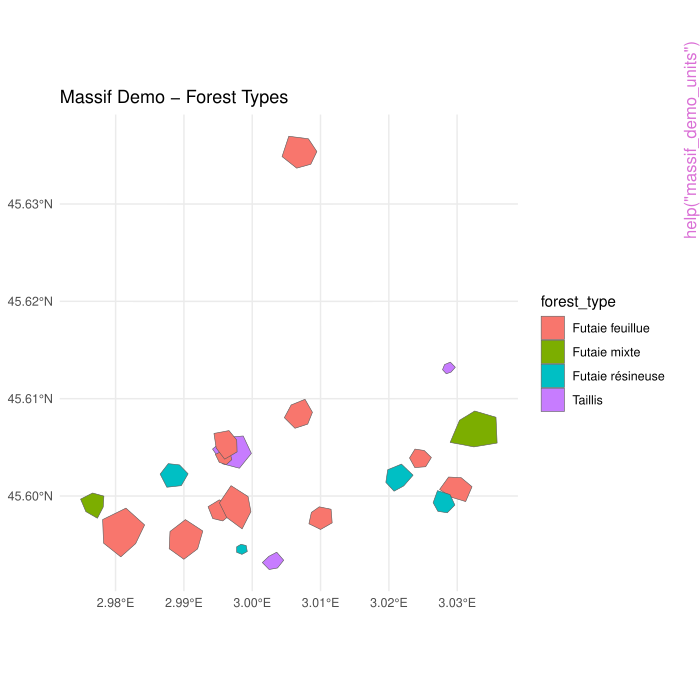

Write the R code that produced this figure.
pkgname <- "nemeton"
source(file.path(R.home("share"), "R", "examples-header.R"))
options(warn = 1)
base::assign(".ExTimings", "nemeton-Ex.timings", pos = 'CheckExEnv')
base::cat("name\tuser\tsystem\telapsed\n", file=base::get(".ExTimings", pos = 'CheckExEnv'))
base::assign(".format_ptime",
function(x) {
  if(!is.na(x[4L])) x[1L] <- x[1L] + x[4L]
  if(!is.na(x[5L])) x[2L] <- x[2L] + x[5L]
  options(OutDec = '.')
  format(x[1L:3L], digits = 7L)
},
pos = 'CheckExEnv')

### * </HEADER>
library('nemeton')

base::assign(".oldSearch", base::search(), pos = 'CheckExEnv')
base::assign(".old_wd", base::getwd(), pos = 'CheckExEnv')
cleanEx()
nameEx("calculate_change_rate")
### * calculate_change_rate

flush(stderr()); flush(stdout())

base::assign(".ptime", proc.time(), pos = "CheckExEnv")
### Name: calculate_change_rate
### Title: Calculate Change Rates Between Periods
### Aliases: calculate_change_rate

### ** Examples

## Not run: 
##D # Calculate carbon change rates
##D rates <- calculate_change_rate(
##D   temporal,
##D   indicators = c("C1", "W3"),
##D   type = "both"
##D )
##D 
##D # View change rates
##D summary(rates[, c("C1_rate_abs", "C1_rate_rel")])
## End(Not run)



base::assign(".dptime", (proc.time() - get(".ptime", pos = "CheckExEnv")), pos = "CheckExEnv")
base::cat("calculate_change_rate", base::get(".format_ptime", pos = 'CheckExEnv')(get(".dptime", pos = "CheckExEnv")), "\n", file=base::get(".ExTimings", pos = 'CheckExEnv'), append=TRUE, sep="\t")
cleanEx()
nameEx("create_composite_index")
### * create_composite_index

flush(stderr()); flush(stdout())

base::assign(".ptime", proc.time(), pos = "CheckExEnv")
### Name: create_composite_index
### Title: Create composite index from multiple indicators
### Aliases: create_composite_index

### ** Examples

## Not run: 
##D # Equal weights
##D results <- create_composite_index(
##D   normalized_data,
##D   indicators = c("carbon_norm", "biodiversity_norm", "water_norm")
##D )
##D 
##D # Custom weights (carbon 50%, biodiversity 30%, water 20%)
##D results <- create_composite_index(
##D   normalized_data,
##D   indicators = c("carbon_norm", "biodiversity_norm", "water_norm"),
##D   weights = c(0.5, 0.3, 0.2),
##D   name = "ecosystem_health"
##D )
##D 
##D # Geometric mean for multiplicative effects
##D results <- create_composite_index(
##D   normalized_data,
##D   indicators = c("carbon_norm", "water_norm"),
##D   aggregation = "geometric_mean"
##D )
##D 
##D # Limiting factor approach
##D results <- create_composite_index(
##D   normalized_data,
##D   indicators = c("carbon_norm", "biodiversity_norm"),
##D   aggregation = "min",
##D   name = "conservation_potential"
##D )
## End(Not run)




base::assign(".dptime", (proc.time() - get(".ptime", pos = "CheckExEnv")), pos = "CheckExEnv")
base::cat("create_composite_index", base::get(".format_ptime", pos = 'CheckExEnv')(get(".dptime", pos = "CheckExEnv")), "\n", file=base::get(".ExTimings", pos = 'CheckExEnv'), append=TRUE, sep="\t")
cleanEx()
nameEx("create_family_index")
### * create_family_index

flush(stderr()); flush(stdout())

base::assign(".ptime", proc.time(), pos = "CheckExEnv")
### Name: create_family_index
### Title: Create Family Composite Indices
### Aliases: create_family_index

### ** Examples

## Not run: 
##D # Setup multi-family indicators
##D data(massif_demo_units)
##D units <- massif_demo_units[1:5, ]
##D units$C1 <- rnorm(5, 50, 10)  # Carbon biomass
##D units$C2 <- rnorm(5, 70, 10)  # Carbon NDVI
##D units$W1 <- rnorm(5, 15, 5)   # Water network
##D 
##D # Create family indices
##D units_fam <- create_family_index(units)
##D 
##D # With custom weights
##D units_fam <- create_family_index(
##D   units,
##D   weights = list(C = c(C1 = 0.7, C2 = 0.3))
##D )
## End(Not run)



base::assign(".dptime", (proc.time() - get(".ptime", pos = "CheckExEnv")), pos = "CheckExEnv")
base::cat("create_family_index", base::get(".format_ptime", pos = 'CheckExEnv')(get(".dptime", pos = "CheckExEnv")), "\n", file=base::get(".ExTimings", pos = 'CheckExEnv'), append=TRUE, sep="\t")
cleanEx()
nameEx("indicator_accessibility")
### * indicator_accessibility

flush(stderr()); flush(stdout())

base::assign(".ptime", proc.time(), pos = "CheckExEnv")
### Name: indicator_accessibility
### Title: Calculate accessibility indicator
### Aliases: indicator_accessibility

### ** Examples

## Not run: 
##D # Accessibility (higher = more accessible)
##D accessibility <- indicator_accessibility(units, layers)
##D 
##D # Remoteness (higher = more remote)
##D remoteness <- indicator_accessibility(
##D   units, layers,
##D   invert = TRUE
##D )
## End(Not run)




base::assign(".dptime", (proc.time() - get(".ptime", pos = "CheckExEnv")), pos = "CheckExEnv")
base::cat("indicator_accessibility", base::get(".format_ptime", pos = 'CheckExEnv')(get(".dptime", pos = "CheckExEnv")), "\n", file=base::get(".ExTimings", pos = 'CheckExEnv'), append=TRUE, sep="\t")
cleanEx()
nameEx("indicator_biodiversity")
### * indicator_biodiversity

flush(stderr()); flush(stdout())

base::assign(".ptime", proc.time(), pos = "CheckExEnv")
### Name: indicator_biodiversity
### Title: Calculate biodiversity indicator
### Aliases: indicator_biodiversity

### ** Examples

## Not run: 
##D # Species richness
##D richness <- indicator_biodiversity(units, layers, index = "richness")
##D 
##D # Shannon index
##D shannon <- indicator_biodiversity(
##D   units, layers,
##D   richness_layer = "shannon_index",
##D   index = "shannon"
##D )
## End(Not run)




base::assign(".dptime", (proc.time() - get(".ptime", pos = "CheckExEnv")), pos = "CheckExEnv")
base::cat("indicator_biodiversity", base::get(".format_ptime", pos = 'CheckExEnv')(get(".dptime", pos = "CheckExEnv")), "\n", file=base::get(".ExTimings", pos = 'CheckExEnv'), append=TRUE, sep="\t")
cleanEx()
nameEx("indicator_carbon")
### * indicator_carbon

flush(stderr()); flush(stdout())

base::assign(".ptime", proc.time(), pos = "CheckExEnv")
### Name: indicator_carbon
### Title: Calculate carbon stock indicator
### Aliases: indicator_carbon

### ** Examples

## Not run: 
##D carbon <- indicator_carbon(units, layers, biomass_layer = "agb")
## End(Not run)




base::assign(".dptime", (proc.time() - get(".ptime", pos = "CheckExEnv")), pos = "CheckExEnv")
base::cat("indicator_carbon", base::get(".format_ptime", pos = 'CheckExEnv')(get(".dptime", pos = "CheckExEnv")), "\n", file=base::get(".ExTimings", pos = 'CheckExEnv'), append=TRUE, sep="\t")
cleanEx()
nameEx("indicator_carbon_biomass")
### * indicator_carbon_biomass

flush(stderr()); flush(stdout())

base::assign(".ptime", proc.time(), pos = "CheckExEnv")
### Name: indicator_carbon_biomass
### Title: Carbon Stock via Biomass and Allometric Models (C1)
### Aliases: indicator_carbon_biomass

### ** Examples

## Not run: 
##D # With BD Forêt attributes
##D units$species <- c("Quercus", "Fagus", "Pinus")
##D units$age <- c(80, 60, 40)
##D units$density <- c(0.7, 0.8, 0.6)
##D 
##D results <- indicator_carbon_biomass(units)
## End(Not run)



base::assign(".dptime", (proc.time() - get(".ptime", pos = "CheckExEnv")), pos = "CheckExEnv")
base::cat("indicator_carbon_biomass", base::get(".format_ptime", pos = 'CheckExEnv')(get(".dptime", pos = "CheckExEnv")), "\n", file=base::get(".ExTimings", pos = 'CheckExEnv'), append=TRUE, sep="\t")
cleanEx()
nameEx("indicator_carbon_ndvi")
### * indicator_carbon_ndvi

flush(stderr()); flush(stdout())

base::assign(".ptime", proc.time(), pos = "CheckExEnv")
### Name: indicator_carbon_ndvi
### Title: NDVI Mean and Trend Analysis (C2)
### Aliases: indicator_carbon_ndvi

### ** Examples

## Not run: 
##D # Single-date NDVI
##D layers <- nemeton_layers(rasters = list(ndvi = "sentinel2_ndvi.tif"))
##D results <- indicator_carbon_ndvi(units, layers, ndvi_layer = "ndvi")
##D 
##D # Multi-date NDVI with trend
##D results <- indicator_carbon_ndvi(units, layers, ndvi_layer = "ndvi", trend = TRUE)
## End(Not run)



base::assign(".dptime", (proc.time() - get(".ptime", pos = "CheckExEnv")), pos = "CheckExEnv")
base::cat("indicator_carbon_ndvi", base::get(".format_ptime", pos = 'CheckExEnv')(get(".dptime", pos = "CheckExEnv")), "\n", file=base::get(".ExTimings", pos = 'CheckExEnv'), append=TRUE, sep="\t")
cleanEx()
nameEx("indicator_fragmentation")
### * indicator_fragmentation

flush(stderr()); flush(stdout())

base::assign(".ptime", proc.time(), pos = "CheckExEnv")
### Name: indicator_fragmentation
### Title: Calculate forest fragmentation indicator
### Aliases: indicator_fragmentation

### ** Examples

## Not run: 
##D # Forest percentage
##D forest_pct <- indicator_fragmentation(
##D   units, layers,
##D   forest_values = c(1, 2, 3)
##D )
## End(Not run)




base::assign(".dptime", (proc.time() - get(".ptime", pos = "CheckExEnv")), pos = "CheckExEnv")
base::cat("indicator_fragmentation", base::get(".format_ptime", pos = 'CheckExEnv')(get(".dptime", pos = "CheckExEnv")), "\n", file=base::get(".ExTimings", pos = 'CheckExEnv'), append=TRUE, sep="\t")
cleanEx()
nameEx("indicator_landscape_edge")
### * indicator_landscape_edge

flush(stderr()); flush(stdout())

base::assign(".ptime", proc.time(), pos = "CheckExEnv")
### Name: indicator_landscape_edge
### Title: Edge-to-Area Ratio (L2)
### Aliases: indicator_landscape_edge

### ** Examples

## Not run: 
##D results <- indicator_landscape_edge(units)
## End(Not run)



base::assign(".dptime", (proc.time() - get(".ptime", pos = "CheckExEnv")), pos = "CheckExEnv")
base::cat("indicator_landscape_edge", base::get(".format_ptime", pos = 'CheckExEnv')(get(".dptime", pos = "CheckExEnv")), "\n", file=base::get(".ExTimings", pos = 'CheckExEnv'), append=TRUE, sep="\t")
cleanEx()
nameEx("indicator_landscape_fragmentation")
### * indicator_landscape_fragmentation

flush(stderr()); flush(stdout())

base::assign(".ptime", proc.time(), pos = "CheckExEnv")
### Name: indicator_landscape_fragmentation
### Title: Landscape Fragmentation (L1)
### Aliases: indicator_landscape_fragmentation

### ** Examples

## Not run: 
##D layers <- nemeton_layers(rasters = list(landcover = "landcover.tif"))
##D results <- indicator_landscape_fragmentation(
##D   units, layers, forest_values = c(1, 2, 3), buffer = 1000
##D )
## End(Not run)



base::assign(".dptime", (proc.time() - get(".ptime", pos = "CheckExEnv")), pos = "CheckExEnv")
base::cat("indicator_landscape_fragmentation", base::get(".format_ptime", pos = 'CheckExEnv')(get(".dptime", pos = "CheckExEnv")), "\n", file=base::get(".ExTimings", pos = 'CheckExEnv'), append=TRUE, sep="\t")
cleanEx()
nameEx("indicator_soil_erosion")
### * indicator_soil_erosion

flush(stderr()); flush(stdout())

base::assign(".ptime", proc.time(), pos = "CheckExEnv")
### Name: indicator_soil_erosion
### Title: Erosion Risk Index (F2)
### Aliases: indicator_soil_erosion

### ** Examples

## Not run: 
##D layers <- nemeton_layers(
##D   rasters = list(dem = "dem.tif", landcover = "landcover.tif")
##D )
##D results <- indicator_soil_erosion(units, layers, forest_values = c(1, 2, 3))
## End(Not run)



base::assign(".dptime", (proc.time() - get(".ptime", pos = "CheckExEnv")), pos = "CheckExEnv")
base::cat("indicator_soil_erosion", base::get(".format_ptime", pos = 'CheckExEnv')(get(".dptime", pos = "CheckExEnv")), "\n", file=base::get(".ExTimings", pos = 'CheckExEnv'), append=TRUE, sep="\t")
cleanEx()
nameEx("indicator_soil_fertility")
### * indicator_soil_fertility

flush(stderr()); flush(stdout())

base::assign(".ptime", proc.time(), pos = "CheckExEnv")
### Name: indicator_soil_fertility
### Title: Soil Fertility Class (F1)
### Aliases: indicator_soil_fertility

### ** Examples

## Not run: 
##D layers <- nemeton_layers(vectors = list(soil = "bd_sol.gpkg"))
##D results <- indicator_soil_fertility(units, layers, soil_layer = "soil")
## End(Not run)



base::assign(".dptime", (proc.time() - get(".ptime", pos = "CheckExEnv")), pos = "CheckExEnv")
base::cat("indicator_soil_fertility", base::get(".format_ptime", pos = 'CheckExEnv')(get(".dptime", pos = "CheckExEnv")), "\n", file=base::get(".ExTimings", pos = 'CheckExEnv'), append=TRUE, sep="\t")
cleanEx()
nameEx("indicator_water")
### * indicator_water

flush(stderr()); flush(stdout())

base::assign(".ptime", proc.time(), pos = "CheckExEnv")
### Name: indicator_water
### Title: Calculate water regulation indicator
### Aliases: indicator_water

### ** Examples

## Not run: 
##D water_reg <- indicator_water(units, layers)
##D 
##D # TWI only
##D twi <- indicator_water(
##D   units, layers,
##D   calculate_proximity = FALSE
##D )
## End(Not run)




base::assign(".dptime", (proc.time() - get(".ptime", pos = "CheckExEnv")), pos = "CheckExEnv")
base::cat("indicator_water", base::get(".format_ptime", pos = 'CheckExEnv')(get(".dptime", pos = "CheckExEnv")), "\n", file=base::get(".ExTimings", pos = 'CheckExEnv'), append=TRUE, sep="\t")
cleanEx()
nameEx("indicator_water_network")
### * indicator_water_network

flush(stderr()); flush(stdout())

base::assign(".ptime", proc.time(), pos = "CheckExEnv")
### Name: indicator_water_network
### Title: Hydrographic Network Density (W1)
### Aliases: indicator_water_network

### ** Examples

## Not run: 
##D layers <- nemeton_layers(vectors = list(streams = "watercourses.gpkg"))
##D results <- indicator_water_network(units, layers, watercourse_layer = "streams")
## End(Not run)



base::assign(".dptime", (proc.time() - get(".ptime", pos = "CheckExEnv")), pos = "CheckExEnv")
base::cat("indicator_water_network", base::get(".format_ptime", pos = 'CheckExEnv')(get(".dptime", pos = "CheckExEnv")), "\n", file=base::get(".ExTimings", pos = 'CheckExEnv'), append=TRUE, sep="\t")
cleanEx()
nameEx("indicator_water_twi")
### * indicator_water_twi

flush(stderr()); flush(stdout())

base::assign(".ptime", proc.time(), pos = "CheckExEnv")
### Name: indicator_water_twi
### Title: Topographic Wetness Index (W3)
### Aliases: indicator_water_twi

### ** Examples

## Not run: 
##D layers <- nemeton_layers(rasters = list(dem = "dem_25m.tif"))
##D results <- indicator_water_twi(units, layers, dem_layer = "dem")
## End(Not run)



base::assign(".dptime", (proc.time() - get(".ptime", pos = "CheckExEnv")), pos = "CheckExEnv")
base::cat("indicator_water_twi", base::get(".format_ptime", pos = 'CheckExEnv')(get(".dptime", pos = "CheckExEnv")), "\n", file=base::get(".ExTimings", pos = 'CheckExEnv'), append=TRUE, sep="\t")
cleanEx()
nameEx("indicator_water_wetlands")
### * indicator_water_wetlands

flush(stderr()); flush(stdout())

base::assign(".ptime", proc.time(), pos = "CheckExEnv")
### Name: indicator_water_wetlands
### Title: Wetland Coverage (W2)
### Aliases: indicator_water_wetlands

### ** Examples

## Not run: 
##D layers <- nemeton_layers(rasters = list(landcover = "landcover.tif"))
##D results <- indicator_water_wetlands(units, layers, wetland_values = c(50, 51, 52))
## End(Not run)



base::assign(".dptime", (proc.time() - get(".ptime", pos = "CheckExEnv")), pos = "CheckExEnv")
base::cat("indicator_water_wetlands", base::get(".format_ptime", pos = 'CheckExEnv')(get(".dptime", pos = "CheckExEnv")), "\n", file=base::get(".ExTimings", pos = 'CheckExEnv'), append=TRUE, sep="\t")
cleanEx()
nameEx("invert_indicator")
### * invert_indicator

flush(stderr()); flush(stdout())

base::assign(".ptime", proc.time(), pos = "CheckExEnv")
### Name: invert_indicator
### Title: Invert indicator values
### Aliases: invert_indicator

### ** Examples

## Not run: 
##D # Invert accessibility for wilderness index
##D data <- invert_indicator(
##D   data,
##D   indicators = "accessibility_norm",
##D   suffix = "_wilderness"
##D )
## End(Not run)




base::assign(".dptime", (proc.time() - get(".ptime", pos = "CheckExEnv")), pos = "CheckExEnv")
base::cat("invert_indicator", base::get(".format_ptime", pos = 'CheckExEnv')(get(".dptime", pos = "CheckExEnv")), "\n", file=base::get(".ExTimings", pos = 'CheckExEnv'), append=TRUE, sep="\t")
cleanEx()
nameEx("list_indicators")
### * list_indicators

flush(stderr()); flush(stdout())

base::assign(".ptime", proc.time(), pos = "CheckExEnv")
### Name: list_indicators
### Title: List available indicators
### Aliases: list_indicators

### ** Examples

## Not run: 
##D # Get all indicator names
##D list_indicators()
##D 
##D # Get details
##D list_indicators(return_type = "details")
## End(Not run)




base::assign(".dptime", (proc.time() - get(".ptime", pos = "CheckExEnv")), pos = "CheckExEnv")
base::cat("list_indicators", base::get(".format_ptime", pos = 'CheckExEnv')(get(".dptime", pos = "CheckExEnv")), "\n", file=base::get(".ExTimings", pos = 'CheckExEnv'), append=TRUE, sep="\t")
cleanEx()
nameEx("massif_demo_layers")
### * massif_demo_layers

flush(stderr()); flush(stdout())

base::assign(".ptime", proc.time(), pos = "CheckExEnv")
### Name: massif_demo_layers
### Title: Load Massif Demo Spatial Layers
### Aliases: massif_demo_layers

### ** Examples

# Load demo parcels and layers
data(massif_demo_units)
layers <- massif_demo_layers()

# Inspect layers
print(layers)

## Not run: 
##D # Compute all indicators
##D results <- nemeton_compute(
##D   massif_demo_units,
##D   layers,
##D   indicators = "all",
##D   preprocess = TRUE
##D )
##D 
##D # Carbon indicator only
##D carbon <- nemeton_compute(
##D   massif_demo_units,
##D   layers,
##D   indicators = "carbon",
##D   preprocess = TRUE
##D )
##D 
##D # Water regulation (using DEM and water courses)
##D water <- nemeton_compute(
##D   massif_demo_units,
##D   layers,
##D   indicators = "water",
##D   preprocess = TRUE
##D )
##D 
##D # Fragmentation (using land cover)
##D fragmentation <- nemeton_compute(
##D   massif_demo_units,
##D   layers,
##D   indicators = "fragmentation",
##D   forest_values = c(1, 2, 3),  # Forest classes
##D   preprocess = TRUE
##D )
## End(Not run)




base::assign(".dptime", (proc.time() - get(".ptime", pos = "CheckExEnv")), pos = "CheckExEnv")
base::cat("massif_demo_layers", base::get(".format_ptime", pos = 'CheckExEnv')(get(".dptime", pos = "CheckExEnv")), "\n", file=base::get(".ExTimings", pos = 'CheckExEnv'), append=TRUE, sep="\t")
cleanEx()
nameEx("massif_demo_units")
### * massif_demo_units

flush(stderr()); flush(stdout())

base::assign(".ptime", proc.time(), pos = "CheckExEnv")
### Name: massif_demo_units
### Title: Massif Demo - Example Forest Dataset
### Aliases: massif_demo_units
### Keywords: datasets

### ** Examples

# Load the demo dataset
data(massif_demo_units)

# Inspect parcels
print(massif_demo_units)
summary(massif_demo_units$surface_ha)
table(massif_demo_units$forest_type)

# Plot parcels
if (require("ggplot2")) {
  ggplot(massif_demo_units) +
    geom_sf(aes(fill = forest_type)) +
    theme_minimal() +
    labs(title = "Massif Demo - Forest Types")
}

## Not run: 
##D # Complete workflow example
##D library(nemeton)
##D 
##D # 1. Load data
##D data(massif_demo_units)
##D layers <- massif_demo_layers()
##D 
##D # 2. Compute all indicators
##D results <- nemeton_compute(
##D   massif_demo_units,
##D   layers,
##D   indicators = "all",
##D   preprocess = TRUE
##D )
##D 
##D # 3. Normalize indicators
##D normalized <- normalize_indicators(
##D   results,
##D   indicators = c("carbon", "biodiversity", "water"),
##D   method = "minmax"
##D )
##D 
##D # 4. Create ecosystem health index
##D health <- create_composite_index(
##D   normalized,
##D   indicators = c("carbon_norm", "biodiversity_norm", "water_norm"),
##D   weights = c(0.4, 0.4, 0.2),
##D   name = "ecosystem_health"
##D )
##D 
##D # 5. Visualize
##D plot_indicators_map(
##D   health,
##D   indicators = "ecosystem_health",
##D   palette = "RdYlGn",
##D   title = "Ecosystem Health - Massif Demo"
##D )
## End(Not run)




base::assign(".dptime", (proc.time() - get(".ptime", pos = "CheckExEnv")), pos = "CheckExEnv")
base::cat("massif_demo_units", base::get(".format_ptime", pos = 'CheckExEnv')(get(".dptime", pos = "CheckExEnv")), "\n", file=base::get(".ExTimings", pos = 'CheckExEnv'), append=TRUE, sep="\t")
cleanEx()
nameEx("nemeton_compute")
### * nemeton_compute

flush(stderr()); flush(stdout())

base::assign(".ptime", proc.time(), pos = "CheckExEnv")
### Name: nemeton_compute
### Title: Calculate Nemeton indicators for spatial units
### Aliases: nemeton_compute

### ** Examples

## Not run: 
##D library(nemeton)
##D 
##D # Create units
##D units <- nemeton_units(sf::st_read("parcels.gpkg"))
##D 
##D # Create layer catalog
##D layers <- nemeton_layers(
##D   rasters = list(
##D     biomass = "biomass.tif",
##D     dem = "dem.tif"
##D   ),
##D   vectors = list(
##D     roads = "roads.gpkg"
##D   )
##D )
##D 
##D # Calculate all indicators
##D results <- nemeton_compute(units, layers)
##D 
##D # Calculate specific indicators
##D results <- nemeton_compute(
##D   units, layers,
##D   indicators = c("carbon", "biodiversity")
##D )
## End(Not run)




base::assign(".dptime", (proc.time() - get(".ptime", pos = "CheckExEnv")), pos = "CheckExEnv")
base::cat("nemeton_compute", base::get(".format_ptime", pos = 'CheckExEnv')(get(".dptime", pos = "CheckExEnv")), "\n", file=base::get(".ExTimings", pos = 'CheckExEnv'), append=TRUE, sep="\t")
cleanEx()
nameEx("nemeton_layers")
### * nemeton_layers

flush(stderr()); flush(stdout())

base::assign(".ptime", proc.time(), pos = "CheckExEnv")
### Name: nemeton_layers
### Title: Create nemeton_layers object
### Aliases: nemeton_layers

### ** Examples

## Not run: 
##D layers <- nemeton_layers(
##D   rasters = list(
##D     ndvi = "data/sentinel2_ndvi.tif",
##D     dem = "data/ign_mnt_25m.tif"
##D   ),
##D   vectors = list(
##D     rivers = "data/bdtopo_hydro.gpkg",
##D     roads = "data/routes.shp"
##D   )
##D )
##D 
##D summary(layers)
## End(Not run)




base::assign(".dptime", (proc.time() - get(".ptime", pos = "CheckExEnv")), pos = "CheckExEnv")
base::cat("nemeton_layers", base::get(".format_ptime", pos = 'CheckExEnv')(get(".dptime", pos = "CheckExEnv")), "\n", file=base::get(".ExTimings", pos = 'CheckExEnv'), append=TRUE, sep="\t")
cleanEx()
nameEx("nemeton_radar")
### * nemeton_radar

flush(stderr()); flush(stdout())

base::assign(".ptime", proc.time(), pos = "CheckExEnv")
### Name: nemeton_radar
### Title: Create radar chart for indicator profile
### Aliases: nemeton_radar

### ** Examples

## Not run: 
##D # Load demo data
##D data(massif_demo_units)
##D layers <- massif_demo_layers()
##D results <- nemeton_compute(massif_demo_units, layers, indicators = "all")
##D normalized <- normalize_indicators(results)
##D 
##D # Radar for a specific unit (indicator mode)
##D nemeton_radar(normalized, unit_id = "unit_001")
##D 
##D # Radar for average of all units
##D nemeton_radar(normalized)
##D 
##D # Custom indicators and styling
##D nemeton_radar(
##D   normalized,
##D   unit_id = "unit_005",
##D   indicators = c("carbon_norm", "biodiversity_norm", "water_norm"),
##D   fill_color = "#d73027",
##D   fill_alpha = 0.5
##D )
##D 
##D # Family mode with 12 families
##D # First create family indices
##D units_fam <- create_family_index(normalized)
##D nemeton_radar(units_fam, unit_id = 1, mode = "family")
## End(Not run)




base::assign(".dptime", (proc.time() - get(".ptime", pos = "CheckExEnv")), pos = "CheckExEnv")
base::cat("nemeton_radar", base::get(".format_ptime", pos = 'CheckExEnv')(get(".dptime", pos = "CheckExEnv")), "\n", file=base::get(".ExTimings", pos = 'CheckExEnv'), append=TRUE, sep="\t")
cleanEx()
nameEx("nemeton_set_language")
### * nemeton_set_language

flush(stderr()); flush(stdout())

base::assign(".ptime", proc.time(), pos = "CheckExEnv")
### Name: nemeton_set_language
### Title: Set language manually
### Aliases: nemeton_set_language

### ** Examples

## Not run: 
##D # Set French
##D nemeton_set_language("fr")
##D 
##D # Set English
##D nemeton_set_language("en")
## End(Not run)



base::assign(".dptime", (proc.time() - get(".ptime", pos = "CheckExEnv")), pos = "CheckExEnv")
base::cat("nemeton_set_language", base::get(".format_ptime", pos = 'CheckExEnv')(get(".dptime", pos = "CheckExEnv")), "\n", file=base::get(".ExTimings", pos = 'CheckExEnv'), append=TRUE, sep="\t")
cleanEx()
nameEx("nemeton_temporal")
### * nemeton_temporal

flush(stderr()); flush(stdout())

base::assign(".ptime", proc.time(), pos = "CheckExEnv")
### Name: nemeton_temporal
### Title: Create Multi-Period Temporal Dataset
### Aliases: nemeton_temporal

### ** Examples

## Not run: 
##D # Load demo data for two periods
##D data(massif_demo_units)
##D results_2015 <- nemeton_compute(massif_demo_units, layers_2015, indicators = "C1")
##D results_2020 <- nemeton_compute(massif_demo_units, layers_2020, indicators = "C1")
##D 
##D # Create temporal dataset
##D temporal <- nemeton_temporal(
##D   periods = list("2015" = results_2015, "2020" = results_2020),
##D   dates = c("2015-01-01", "2020-01-01"),
##D   labels = c("Baseline", "Current")
##D )
## End(Not run)



base::assign(".dptime", (proc.time() - get(".ptime", pos = "CheckExEnv")), pos = "CheckExEnv")
base::cat("nemeton_temporal", base::get(".format_ptime", pos = 'CheckExEnv')(get(".dptime", pos = "CheckExEnv")), "\n", file=base::get(".ExTimings", pos = 'CheckExEnv'), append=TRUE, sep="\t")
cleanEx()
nameEx("nemeton_units")
### * nemeton_units

flush(stderr()); flush(stdout())

base::assign(".ptime", proc.time(), pos = "CheckExEnv")
### Name: nemeton_units
### Title: Create nemeton_units object
### Aliases: nemeton_units

### ** Examples

## Not run: 
##D library(sf)
##D 
##D # From sf object
##D polygons <- st_read("parcels.gpkg")
##D units <- nemeton_units(
##D   polygons,
##D   metadata = list(
##D     site_name = "Forêt de Fontainebleau",
##D     year = 2024,
##D     source = "IGN BD Forêt v2"
##D   )
##D )
##D 
##D # From file path
##D units <- nemeton_units(
##D   "parcels.gpkg",
##D   id_col = "parcel_id",
##D   metadata = list(site_name = "Test Forest")
##D )
## End(Not run)




base::assign(".dptime", (proc.time() - get(".ptime", pos = "CheckExEnv")), pos = "CheckExEnv")
base::cat("nemeton_units", base::get(".format_ptime", pos = 'CheckExEnv')(get(".dptime", pos = "CheckExEnv")), "\n", file=base::get(".ExTimings", pos = 'CheckExEnv'), append=TRUE, sep="\t")
cleanEx()
nameEx("normalize_indicators")
### * normalize_indicators

flush(stderr()); flush(stdout())

base::assign(".ptime", proc.time(), pos = "CheckExEnv")
### Name: normalize_indicators
### Title: Normalize indicator values
### Aliases: normalize_indicators

### ** Examples

## Not run: 
##D # Normalize all indicators with min-max
##D normalized <- normalize_indicators(
##D   results,
##D   indicators = c("carbon", "biodiversity", "water"),
##D   method = "minmax"
##D )
##D 
##D # Z-score normalization
##D normalized_z <- normalize_indicators(
##D   results,
##D   method = "zscore",
##D   suffix = "_z"
##D )
##D 
##D # Normalize using reference dataset
##D new_normalized <- normalize_indicators(
##D   new_data,
##D   indicators = c("carbon", "water"),
##D   reference_data = reference_results
##D )
## End(Not run)




base::assign(".dptime", (proc.time() - get(".ptime", pos = "CheckExEnv")), pos = "CheckExEnv")
base::cat("normalize_indicators", base::get(".format_ptime", pos = 'CheckExEnv')(get(".dptime", pos = "CheckExEnv")), "\n", file=base::get(".ExTimings", pos = 'CheckExEnv'), append=TRUE, sep="\t")
cleanEx()
nameEx("plot_comparison_map")
### * plot_comparison_map

flush(stderr()); flush(stdout())

base::assign(".ptime", proc.time(), pos = "CheckExEnv")
### Name: plot_comparison_map
### Title: Create comparison map (before/after or scenarios)
### Aliases: plot_comparison_map

### ** Examples

## Not run: 
##D plot_comparison_map(
##D   current_state,
##D   future_scenario,
##D   indicator = "ecosystem_health",
##D   labels = c("Current (2024)", "Future (2050)"),
##D   palette = "RdYlGn"
##D )
## End(Not run)




base::assign(".dptime", (proc.time() - get(".ptime", pos = "CheckExEnv")), pos = "CheckExEnv")
base::cat("plot_comparison_map", base::get(".format_ptime", pos = 'CheckExEnv')(get(".dptime", pos = "CheckExEnv")), "\n", file=base::get(".ExTimings", pos = 'CheckExEnv'), append=TRUE, sep="\t")
cleanEx()
nameEx("plot_difference_map")
### * plot_difference_map

flush(stderr()); flush(stdout())

base::assign(".ptime", proc.time(), pos = "CheckExEnv")
### Name: plot_difference_map
### Title: Create difference map (change visualization)
### Aliases: plot_difference_map

### ** Examples

## Not run: 
##D plot_difference_map(
##D   current_state,
##D   future_scenario,
##D   indicator = "carbon",
##D   type = "relative",
##D   title = "Carbon Stock Change (%)"
##D )
## End(Not run)




base::assign(".dptime", (proc.time() - get(".ptime", pos = "CheckExEnv")), pos = "CheckExEnv")
base::cat("plot_difference_map", base::get(".format_ptime", pos = 'CheckExEnv')(get(".dptime", pos = "CheckExEnv")), "\n", file=base::get(".ExTimings", pos = 'CheckExEnv'), append=TRUE, sep="\t")
cleanEx()
nameEx("plot_indicators_map")
### * plot_indicators_map

flush(stderr()); flush(stdout())

base::assign(".ptime", proc.time(), pos = "CheckExEnv")
### Name: plot_indicators_map
### Title: Create thematic maps for indicators
### Aliases: plot_indicators_map

### ** Examples

## Not run: 
##D # Single indicator map
##D plot_indicators_map(
##D   results,
##D   indicators = "carbon",
##D   palette = "Greens",
##D   title = "Carbon Stock Distribution"
##D )
##D 
##D # Multiple indicators (faceted)
##D plot_indicators_map(
##D   normalized,
##D   indicators = c("carbon_norm", "biodiversity_norm", "water_norm"),
##D   palette = "viridis",
##D   facet = TRUE,
##D   ncol = 3
##D )
##D 
##D # Composite index with custom breaks
##D plot_indicators_map(
##D   results,
##D   indicators = "ecosystem_health",
##D   palette = "RdYlGn",
##D   breaks = c(0, 25, 50, 75, 100),
##D   labels = c("Low", "Medium-Low", "Medium-High", "High", "Very High")
##D )
## End(Not run)




base::assign(".dptime", (proc.time() - get(".ptime", pos = "CheckExEnv")), pos = "CheckExEnv")
base::cat("plot_indicators_map", base::get(".format_ptime", pos = 'CheckExEnv')(get(".dptime", pos = "CheckExEnv")), "\n", file=base::get(".ExTimings", pos = 'CheckExEnv'), append=TRUE, sep="\t")
cleanEx()
nameEx("plot_temporal_heatmap")
### * plot_temporal_heatmap

flush(stderr()); flush(stdout())

base::assign(".ptime", proc.time(), pos = "CheckExEnv")
### Name: plot_temporal_heatmap
### Title: Plot Temporal Heatmap
### Aliases: plot_temporal_heatmap

### ** Examples

## Not run: 
##D # Create temporal dataset
##D temporal <- nemeton_temporal(
##D   periods = list("2015" = units_2015, "2020" = units_2020),
##D   id_column = "parcel_id"
##D )
##D 
##D # Plot heatmap for unit P1
##D plot_temporal_heatmap(temporal, unit_id = "P1")
##D 
##D # With normalization
##D plot_temporal_heatmap(temporal, unit_id = "P1", normalize = TRUE)
## End(Not run)



base::assign(".dptime", (proc.time() - get(".ptime", pos = "CheckExEnv")), pos = "CheckExEnv")
base::cat("plot_temporal_heatmap", base::get(".format_ptime", pos = 'CheckExEnv')(get(".dptime", pos = "CheckExEnv")), "\n", file=base::get(".ExTimings", pos = 'CheckExEnv'), append=TRUE, sep="\t")
cleanEx()
nameEx("plot_temporal_trend")
### * plot_temporal_trend

flush(stderr()); flush(stdout())

base::assign(".ptime", proc.time(), pos = "CheckExEnv")
### Name: plot_temporal_trend
### Title: Plot Temporal Trend (Time-Series)
### Aliases: plot_temporal_trend

### ** Examples

## Not run: 
##D # Create temporal dataset
##D temporal <- nemeton_temporal(
##D   periods = list("2015" = units_2015, "2020" = units_2020)
##D )
##D 
##D # Plot carbon trend
##D plot_temporal_trend(temporal, indicator = "C1")
##D 
##D # Multiple indicators
##D plot_temporal_trend(temporal, indicator = c("C1", "W1"))
## End(Not run)



base::assign(".dptime", (proc.time() - get(".ptime", pos = "CheckExEnv")), pos = "CheckExEnv")
base::cat("plot_temporal_trend", base::get(".format_ptime", pos = 'CheckExEnv')(get(".dptime", pos = "CheckExEnv")), "\n", file=base::get(".ExTimings", pos = 'CheckExEnv'), append=TRUE, sep="\t")
### * <FOOTER>
###
cleanEx()
options(digits = 7L)
base::cat("Time elapsed: ", proc.time() - base::get("ptime", pos = 'CheckExEnv'),"\n")
grDevices::dev.off()
###
### Local variables: ***
### mode: outline-minor ***
### outline-regexp: "\\(> \\)?### [*]+" ***
### End: ***
quit('no')
